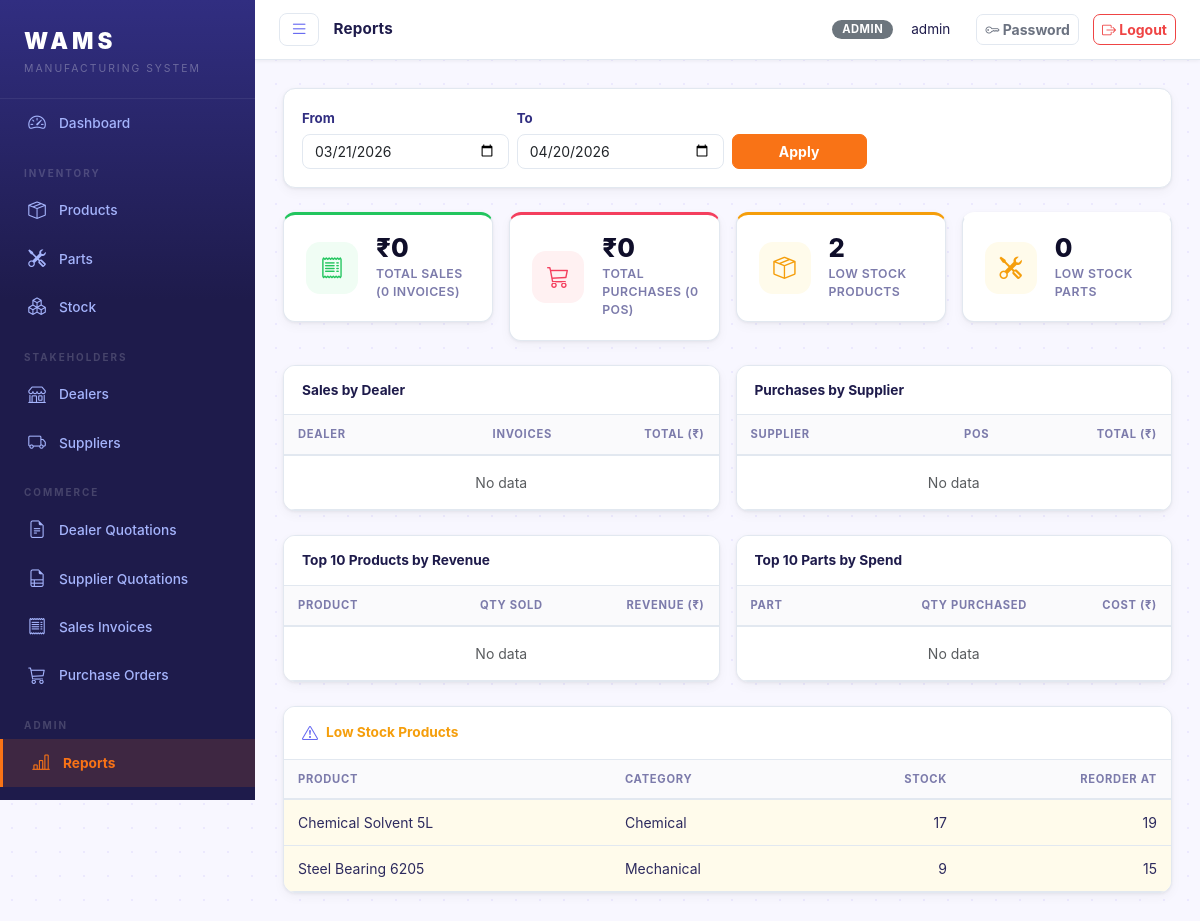
The page /reports/ (signed in) on the database its author committed.
### core/models.py (models this page shows, shortened)
class User(AbstractUser):
    ROLE_CHOICES = [
        ('admin', 'Admin'),
        ('dealer', 'Dealer'),
        ('supplier', 'Supplier'),
    ]
    role = models.CharField(max_length=20, choices=ROLE_CHOICES, default='dealer')
    phone = models.CharField(max_length=20, blank=True)

class Product(models.Model):
    CATEGORY_CHOICES = [
        ('electronics', 'Electronics'),
        ('mechanical', 'Mechanical'),
        ('chemical', 'Chemical'),
        ('textile', 'Textile'),
        ('other', 'Other'),
    ]
    product_id = models.CharField(max_length=50, unique=True)
    name = models.CharField(max_length=200)
    category = models.CharField(max_length=50, choices=CATEGORY_CHOICES)
    description = models.TextField(blank=True)
    unit_price = models.DecimalField(max_digits=10, decimal_places=2)
    stock_quantity = models.PositiveIntegerField(default=0)
    reorder_level = models.PositiveIntegerField(default=10)
    is_active = models.BooleanField(default=True)
    created_at = models.DateTimeField(auto_now_add=True)
    updated_at = models.DateTimeField(auto_now=True)
    class Meta:
        ordering = ['name']

### core/views.py (the view)
# urls.py: path('reports/', views.reports, name='reports'),
@login_required
@admin_required
def reports(request):
    today = date.today()
    date_from = request.GET.get('date_from', (today - timedelta(days=30)).isoformat())
    date_to = request.GET.get('date_to', today.isoformat())
    try:
        d_from = date.fromisoformat(date_from)
        d_to = date.fromisoformat(date_to)
    except ValueError:
        d_from = today - timedelta(days=30)
        d_to = today
    sales = DealerTransaction.objects.filter(
        transaction_date__range=[d_from, d_to]
    ).select_related('dealer')
    purchases = SupplierTransaction.objects.filter(
        transaction_date__range=[d_from, d_to]
    ).select_related('supplier')
    sales_by_dealer = sales.values('dealer__company_name').annotate(
        total=Sum('total_amount'), count=Count('id')
    ).order_by('-total')
    purchases_by_supplier = purchases.values('supplier__company_name').annotate(
        total=Sum('total_amount'), count=Count('id')
    ).order_by('-total')
    top_products = DealerTransactionItem.objects.filter(
        transaction__transaction_date__range=[d_from, d_to]
    ).values('product__name').annotate(
        qty=Sum('quantity'), revenue=Sum('subtotal')
    ).order_by('-revenue')[:10]
    top_parts = SupplierTransactionItem.objects.filter(
        transaction__transaction_date__range=[d_from, d_to]
    ).values('part__name').annotate(
        qty=Sum('quantity'), cost=Sum('subtotal')
    ).order_by('-cost')[:10]
    ctx = {
        'date_from': d_from.isoformat(),
        'date_to': d_to.isoformat(),
        'total_sales': sales.aggregate(t=Sum('total_amount'))['t'] or 0,
        'total_purchases': purchases.aggregate(t=Sum('total_amount'))['t'] or 0,
        'sales_count': sales.count(),
        'purchases_count': purchases.count(),
        'sales_by_dealer': sales_by_dealer,
        'purchases_by_supplier': purchases_by_supplier,
        'top_products': top_products,
        'top_parts': top_parts,
        'low_products': Product.objects.filter(is_active=True).extra(where=['stock_quantity <= reorder_level']),
        'low_parts': Part.objects.filter(is_active=True).extra(where=['stock_quantity <= reorder_level']),
    }
    return render(request, 'core/reports/index.html', ctx)

### templates/core/reports/index.html (shortened to what this page needs)
{% extends 'base.html' %}
{% block page_title %}Reports{% endblock %}
{% block content %}
<div class="card mb-4">
  <div class="card-body">
    <form method="get" class="row g-2 align-items-end">
      <div class="col-md-3">
        <label class="form-label">From</label>
        <input type="date" name="date_from" value="{{ date_from }}" class="form-control">
      </div>
      <div class="col-md-3">
        <label class="form-label">To</label>
        <input type="date" name="date_to" value="{{ date_to }}" class="form-control">
      </div>
      <div class="col-md-2">
        <button type="submit" class="btn btn-primary w-100">Apply</button>
      </div>
    </form>
  </div>
</div>
<div class="row g-3 mb-4">
  <div class="col-sm-6 col-xl-3">
    <div class="stat-card accent-green">
      <div class="stat-icon bg-green-light"><i class="bi bi-receipt"></i></div>
      <div>
        <div class="stat-value">₹{{ total_sales|floatformat:0 }}</div>
        <div class="stat-label">Total Sales ({{ sales_count }} invoices)</div>
      </div>
    </div>
  </div>
  <div class="col-sm-6 col-xl-3">
    <div class="stat-card accent-rose">
      <div class="stat-icon bg-rose-light"><i class="bi bi-cart3"></i></div>
      <div>
        <div class="stat-value">₹{{ total_purchases|floatformat:0 }}</div>
        <div class="stat-label">Total Purchases ({{ purchases_count }} POs)</div>
      </div>
    </div>
  </div>
  <div class="col-sm-6 col-xl-3">
    <div class="stat-card {% if low_products.count > 0 %}accent-amber{% endif %}">
      <div class="stat-icon bg-amber-light"><i class="bi bi-box-seam"></i></div>
      <div>
        <div class="stat-value">{{ low_products.count }}</div>
        <div class="stat-label">Low Stock Products</div>
      </div>
    </div>
  </div>
  <div class="col-sm-6 col-xl-3">
    <div class="stat-card {% if low_parts.count > 0 %}accent-amber{% endif %}">
      <div class="stat-icon bg-amber-light"><i class="bi bi-tools"></i></div>
      <div>
        <div class="stat-value">{{ low_parts.count }}</div>
        <div class="stat-label">Low Stock Parts</div>
      </div>
    </div>
  </div>
</div>
<div class="row g-3 mb-4">
  <div class="col-lg-6">
    <div class="card">
      <div class="card-header">Sales by Dealer</div>
      <div class="card-body p-0">
        <table class="table table-hover mb-0">
          <thead><tr><th>Dealer</th><th class="text-end">Invoices</th><th class="text-end">Total (₹)</th></tr></thead>
          <tbody>
          {% for row in sales_by_dealer %}
          <tr>
            <td>{{ row.dealer__company_name }}</td>
            <td class="text-end">{{ row.count }}</td>
            <td class="text-end">{{ row.total|floatformat:2 }}</td>
          </tr>
          {% empty %}
          <tr><td colspan="3" class="text-center text-muted py-3">No data</td></tr>
          {% endfor %}
          </tbody>
        </table>
      </div>
    </div>
  </div>
  <div class="col-lg-6">
    <div class="card">
      <div class="card-header">Purchases by Supplier</div>
      <div class="card-body p-0">
        <table class="table table-hover mb-0">
          <thead><tr><th>Supplier</th><th class="text-end">POs</th><th class="text-end">Total (₹)</th></tr></thead>
          <tbody>
          {% for row in purchases_by_supplier %}
          <tr>
            <td>{{ row.supplier__company_name }}</td>
            <td class="text-end">{{ row.count }}</td>
            <td class="text-end">{{ row.total|floatformat:2 }}</td>
          </tr>
          {% empty %}
          <tr><td colspan="3" class="text-center text-muted py-3">No data</td></tr>
          {% endfor %}
          </tbody>
        </table>
      </div>
    </div>
  </div>
</div>
<div class="row g-3 mb-4">
  <div class="col-lg-6">
    <div class="card">
      <div class="card-header">Top 10 Products by Revenue</div>
      <div class="card-body p-0">
        <table class="table table-hover mb-0">
          <thead><tr><th>Product</th><th class="text-end">Qty Sold</th><th class="text-end">Revenue (₹)</th></tr></thead>
          <tbody>
          {% for row in top_products %}
          <tr>
            <td>{{ row.product__name }}</td>
            <td class="text-end">{{ row.qty }}</td>
            <td class="text-end">{{ row.revenue|floatformat:2 }}</td>
          </tr>
          {% empty %}
          <tr><td colspan="3" class="text-center text-muted py-3">No data</td></tr>
          {% endfor %}
          </tbody>
        </table>
      </div>
    </div>
  </div>
  <div class="col-lg-6">
    <div class="card">
      <div class="card-header">Top 10 Parts by Spend</div>
      <div class="card-body p-0">
        <table class="table table-hover mb-0">
          <thead><tr><th>Part</th><th class="text-end">Qty Purchased</th><th class="text-end">Cost (₹)</th></tr></thead>
          <tbody>
          {% for row in top_parts %}
          <tr>
            <td>{{ row.part__name }}</td>
            <td class="text-end">{{ row.qty }}</td>
            <td class="text-end">{{ row.cost|floatformat:2 }}</td>
          </tr>
          {% empty %}
          <tr><td colspan="3" class="text-center text-muted py-3">No data</td></tr>
          {% endfor %}
          </tbody>
        </table>
      </div>
    </div>
  </div>
</div>
{% if low_products %}
<div class="card mb-3">
  <div class="card-header" style="color:var(--warning);"><i class="bi bi-exclamation-triangle"></i> Low Stock Products</div>
  <div class="card-body p-0">
    <table class="table mb-0">
      <thead><tr><th>Product</th><th>Category</th><th class="text-end">Stock</th><th class="text-end">Reorder At</th></tr></thead>
      <tbody>
      {% for p in low_products %}
      <tr class="table-danger-row">
        <td>{{ p.name }}</td><td>{{ p.get_category_display }}</td>
        <td class="text-end">{{ p.stock_quantity }}</td><td class="text-end">{{ p.reorder_level }}</td>
      </tr>
      {% endfor %}
      </tbody>
    </table>
  </div>
</div>
{% endif %}
{% endblock %}

### templates/base.html (shortened to what this page needs)
{% load static %}
<!DOCTYPE html>
<html lang="en">
<head>
<link rel="stylesheet" href="https://cdn.jsdelivr.net/npm/bootstrap@5.3.2/dist/css/bootstrap.min.css">
<link rel="stylesheet" href="https://cdn.jsdelivr.net/npm/bootstrap-icons@1.11.3/font/bootstrap-icons.css">
<link rel="stylesheet" href="{% static 'css/style.css' %}">
</head>
<body>
<div class="app-wrapper">
  <nav class="sidebar" id="sidebar">
    <div class="sidebar-brand">
      <span class="brand-title">WAMS</span>
      <span class="brand-sub">Manufacturing System</span>
    </div>
    <ul class="sidebar-menu">
      <li>
        <a href="{% url 'dashboard' %}" class="{% if request.resolver_match.url_name == 'dashboard' %}active{% endif %}">
          <i class="bi bi-speedometer2"></i> Dashboard
        </a>
      </li>
      {% if user.role == 'admin' %}
      <li class="menu-section">Inventory</li>
      <li>
        <a href="{% url 'product_list' %}" class="{% if 'product' in request.resolver_match.url_name %}active{% endif %}">
          <i class="bi bi-box-seam"></i> Products
        </a>
      </li>
      <li>
        <a href="{% url 'part_list' %}" class="{% if 'part' in request.resolver_match.url_name %}active{% endif %}">
          <i class="bi bi-tools"></i> Parts
        </a>
      </li>
      <li>
        <a href="{% url 'stock_overview' %}" class="{% if 'stock' in request.resolver_match.url_name %}active{% endif %}">
          <i class="bi bi-boxes"></i> Stock
        </a>
      </li>
      <li class="menu-section">Stakeholders</li>
      <li>
        <a href="{% url 'dealer_list' %}" class="{% if 'dealer_list' in request.resolver_match.url_name or 'dealer_create' in request.resolver_match.url_name or 'dealer_update' in request.resolver_match.url_name %}active{% endif %}">
          <i class="bi bi-shop"></i> Dealers
        </a>
      </li>
      <li>
        <a href="{% url 'supplier_list' %}" class="">
          <i class="bi bi-truck"></i> Suppliers
        </a>
      </li>
      <li class="menu-section">Commerce</li>
      <li>
        <a href="{% url 'dealer_quotation_list' %}" class="{% if 'dealer_quotation' in request.resolver_match.url_name %}active{% endif %}">
          <i class="bi bi-file-earmark-text"></i> Dealer Quotations
        </a>
      </li>
      <li>
        <a href="{% url 'supplier_quotation_list' %}" class="{% if 'supplier_quotation' in request.resolver_match.url_name %}active{% endif %}">
          <i class="bi bi-file-earmark-ruled"></i> Supplier Quotations
        </a>
      </li>
      <li>
        <a href="{% url 'dealer_transaction_list' %}" class="{% if 'dealer_transaction' in request.resolver_match.url_name %}active{% endif %}">
          <i class="bi bi-receipt"></i> Sales Invoices
        </a>
      </li>
      <li>
        <a href="{% url 'supplier_transaction_list' %}" class="{% if 'supplier_transaction' in request.resolver_match.url_name %}active{% endif %}">
          <i class="bi bi-cart3"></i> Purchase Orders
        </a>
      </li>
      <li class="menu-section">Admin</li>
      <li>
        <a href="{% url 'reports' %}" class="{% if 'reports' in request.resolver_match.url_name %}active{% endif %}">
          <i class="bi bi-bar-chart-line"></i> Reports
        </a>
      </li>
      <li>
        <a href="{% url 'user_list' %}" class="{% if 'user' in request.resolver_match.url_name %}active{% endif %}">
          <i class="bi bi-people"></i> Users
        </a>
      </li>
      {% endif %}
    </ul>
  </nav>
  <div class="content-area" id="contentArea">
    <header class="topbar">
      <button class="sidebar-toggle" id="sidebarToggle" title="Toggle sidebar">
        <i class="bi bi-list"></i>
      </button>
      <span class="topbar-title">{% block page_title %}{% endblock %}</span>
      <div class="topbar-right">
        <span class="badge bg-secondary text-uppercase me-2">{{ user.role }}</span>
        <span class="me-3">{{ user.get_full_name|default:user.username }}</span>
        <a href="{% url 'change_password' %}" class="btn btn-sm btn-outline-secondary me-1">
          <i class="bi bi-key"></i> Password
        </a>
        <a href="{% url 'logout' %}" class="btn btn-sm btn-outline-danger">
          <i class="bi bi-box-arrow-right"></i> Logout
        </a>
      </div>
    </header>
    <main class="main-content">
      {% block content %}{% endblock %}
    </main>
  </div>
</div>
</body>
</html>

### rows shown on the page
User: role "ADMIN", get_full_name "admin"
Product: name "Chemical Solvent 5L", category "Chemical", stock_quantity "17", reorder_level "19"
Product: name "Steel Bearing 6205", category "Mechanical", stock_quantity "9", reorder_level "15"

### other values the page prints
{{ total_sales|floatformat:0 }} "0"
{{ sales_count }} "0"
{{ total_purchases|floatformat:0 }} "0"
{{ purchases_count }} "0"
{{ low_products.count }} "2"
{{ low_parts.count }} "0"
